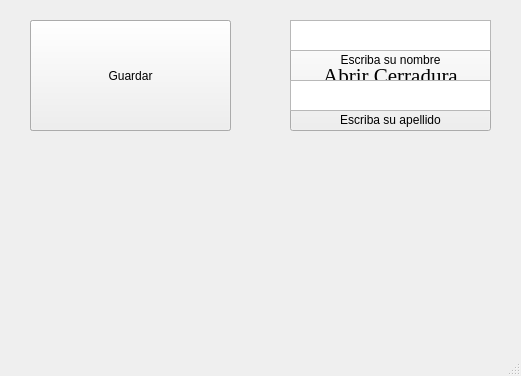
<?xml version="1.0" encoding="UTF-8"?>
<ui version="4.0">
 <class>MainWindow</class>
 <widget class="QMainWindow" name="MainWindow">
  <property name="geometry">
   <rect>
    <x>0</x>
    <y>0</y>
    <width>521</width>
    <height>376</height>
   </rect>
  </property>
  <property name="windowTitle">
   <string>MainWindow</string>
  </property>
  <widget class="QWidget" name="centralwidget">
   <widget class="QPushButton" name="registroUsr">
    <property name="geometry">
     <rect>
      <x>30</x>
      <y>20</y>
      <width>201</width>
      <height>111</height>
     </rect>
    </property>
    <property name="font">
     <font>
      <family>Times New Roman</family>
      <pointsize>16</pointsize>
     </font>
    </property>
    <property name="text">
     <string>Registrar Usuario</string>
    </property>
   </widget>
   <widget class="QPushButton" name="actCerradura">
    <property name="geometry">
     <rect>
      <x>290</x>
      <y>20</y>
      <width>201</width>
      <height>111</height>
     </rect>
    </property>
    <property name="font">
     <font>
      <family>Times New Roman</family>
      <pointsize>16</pointsize>
     </font>
    </property>
    <property name="text">
     <string>Abrir Cerradura</string>
    </property>
   </widget>
   <widget class="QLabel" name="showRes">
    <property name="geometry">
     <rect>
      <x>0</x>
      <y>220</y>
      <width>521</width>
      <height>81</height>
     </rect>
    </property>
    <property name="font">
     <font>
      <family>Times New Roman</family>
      <pointsize>15</pointsize>
      <italic>true</italic>
     </font>
    </property>
    <property name="frameShape">
     <enum>QFrame::NoFrame</enum>
    </property>
    <property name="text">
     <string/>
    </property>
    <property name="alignment">
     <set>Qt::AlignCenter</set>
    </property>
   </widget>
   <widget class="QTextEdit" name="nombre">
    <property name="geometry">
     <rect>
      <x>290</x>
      <y>20</y>
      <width>201</width>
      <height>31</height>
     </rect>
    </property>
   </widget>
   <widget class="QLabel" name="etiqNombre">
    <property name="geometry">
     <rect>
      <x>290</x>
      <y>50</y>
      <width>201</width>
      <height>20</height>
     </rect>
    </property>
    <property name="text">
     <string>Escriba su nombre</string>
    </property>
    <property name="alignment">
     <set>Qt::AlignCenter</set>
    </property>
   </widget>
   <widget class="QLabel" name="etiqApellido">
    <property name="geometry">
     <rect>
      <x>290</x>
      <y>110</y>
      <width>201</width>
      <height>20</height>
     </rect>
    </property>
    <property name="text">
     <string>Escriba su apellido</string>
    </property>
    <property name="alignment">
     <set>Qt::AlignCenter</set>
    </property>
   </widget>
   <widget class="QTextEdit" name="apellido">
    <property name="geometry">
     <rect>
      <x>290</x>
      <y>80</y>
      <width>201</width>
      <height>31</height>
     </rect>
    </property>
   </widget>
   <widget class="QPushButton" name="save">
    <property name="geometry">
     <rect>
      <x>30</x>
      <y>20</y>
      <width>201</width>
      <height>111</height>
     </rect>
    </property>
    <property name="text">
     <string>Guardar</string>
    </property>
   </widget>
  </widget>
  <widget class="QStatusBar" name="statusbar"/>
 </widget>
 <resources/>
 <connections/>
</ui>
